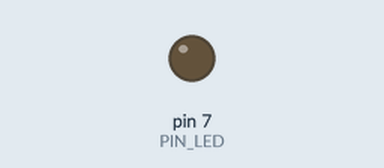
A sketch run on a simulated Arduino Uno, built with avr-gcc and run on an emulated ATmega328P. On the bench: output pins drawn as LEDs (lit = HIGH). Dashed ring = blinking. At 2.0 s the program stops and its outputs stay as they are.

Above: at 0.5 s.
At 1.85 s:
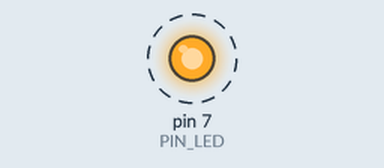
Timing chart, 0 to 3.0 s (numbered marks = the images above):
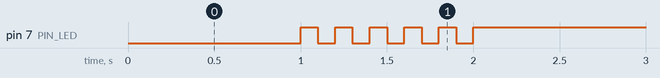

The sketch:

05_practice_2.ino
```cpp
#define PIN_LED 7

unsigned int count ;

void setup() {
  pinMode(PIN_LED, OUTPUT);
  digitalWrite(PIN_LED, HIGH);
  count = 5 ;

}

void loop() {
  digitalWrite(PIN_LED, LOW);
  delay(1000);
  digitalWrite(PIN_LED, HIGH);
  while(count>0){
    delay(100);
    digitalWrite(PIN_LED,LOW);
    delay(100);
    digitalWrite(PIN_LED,HIGH);
    --count;
  }
  while(1){
    digitalWrite(PIN_LED,HIGH);
  }

}
```

Measured:
- by itself, pin 7 (PIN_LED): alternates HIGH for 0.10 s and LOW for 0.10 s, 11 changes in all, then stays HIGH
